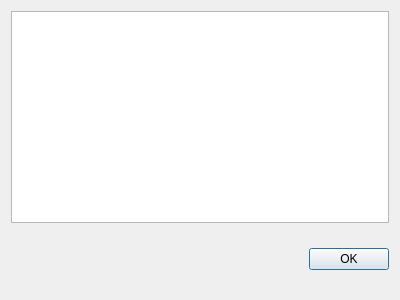
<?xml version="1.0" encoding="UTF-8"?>
<ui version="4.0">
 <class>PluginView</class>
 <widget class="QDialog" name="PluginView">
  <property name="geometry">
   <rect>
    <x>0</x>
    <y>0</y>
    <width>400</width>
    <height>300</height>
   </rect>
  </property>
  <property name="windowTitle">
   <string>Dialog</string>
  </property>
  <layout class="QHBoxLayout" name="horizontalLayout">
   <item>
    <layout class="QVBoxLayout" name="verticalLayout">
     <item>
      <widget class="QTreeView" name="treeView"/>
     </item>
     <item>
      <widget class="QDialogButtonBox" name="buttonBox">
       <property name="minimumSize">
        <size>
         <width>150</width>
         <height>60</height>
        </size>
       </property>
       <property name="orientation">
        <enum>Qt::Horizontal</enum>
       </property>
       <property name="standardButtons">
        <set>QDialogButtonBox::Ok</set>
       </property>
      </widget>
     </item>
    </layout>
   </item>
  </layout>
 </widget>
 <resources/>
 <connections>
  <connection>
   <sender>buttonBox</sender>
   <signal>accepted()</signal>
   <receiver>PluginView</receiver>
   <slot>accept()</slot>
   <hints>
    <hint type="sourcelabel">
     <x>248</x>
     <y>254</y>
    </hint>
    <hint type="destinationlabel">
     <x>157</x>
     <y>274</y>
    </hint>
   </hints>
  </connection>
  <connection>
   <sender>buttonBox</sender>
   <signal>rejected()</signal>
   <receiver>PluginView</receiver>
   <slot>reject()</slot>
   <hints>
    <hint type="sourcelabel">
     <x>316</x>
     <y>260</y>
    </hint>
    <hint type="destinationlabel">
     <x>286</x>
     <y>274</y>
    </hint>
   </hints>
  </connection>
 </connections>
</ui>
